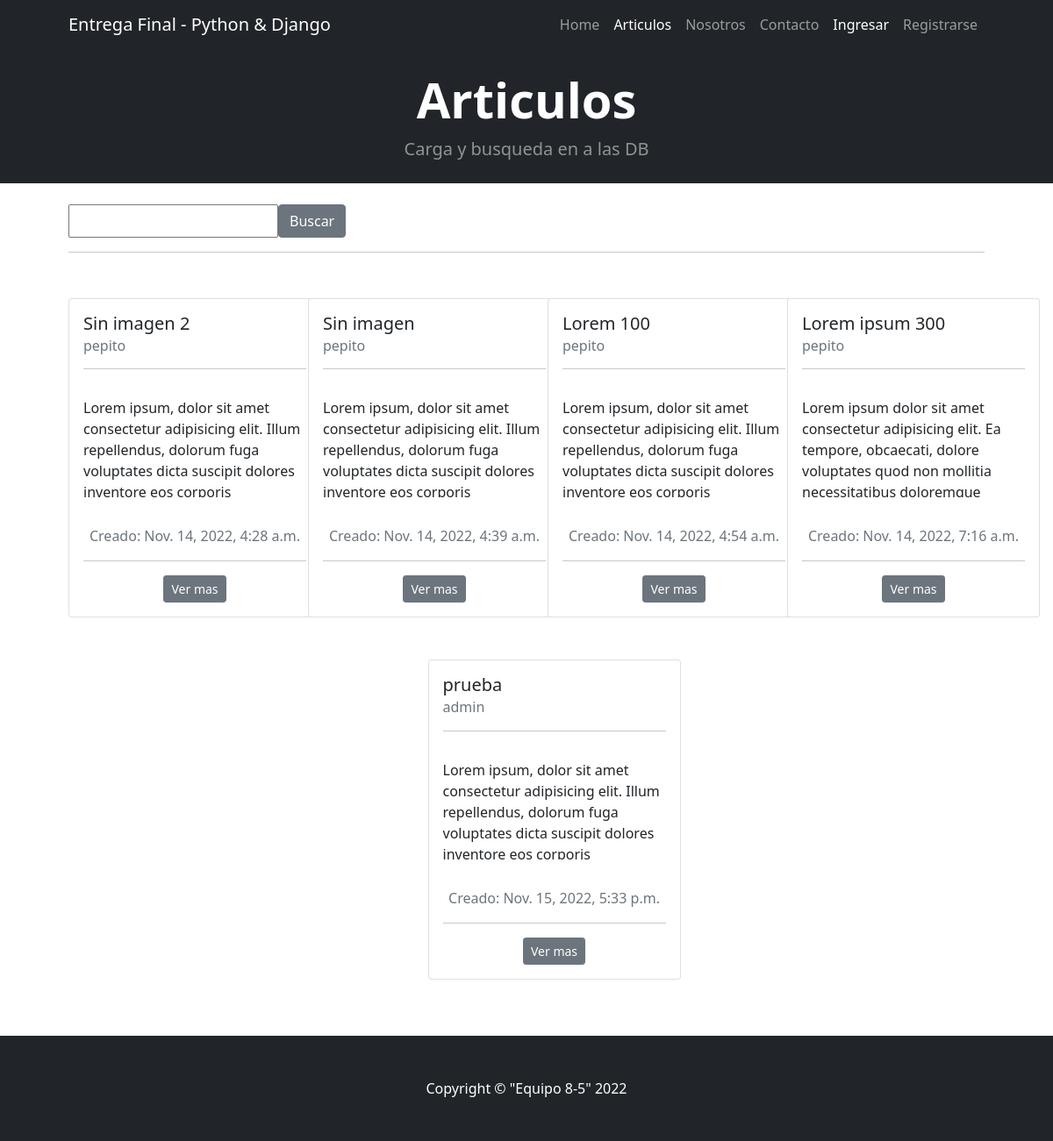
Before: /items/ with the older database file.
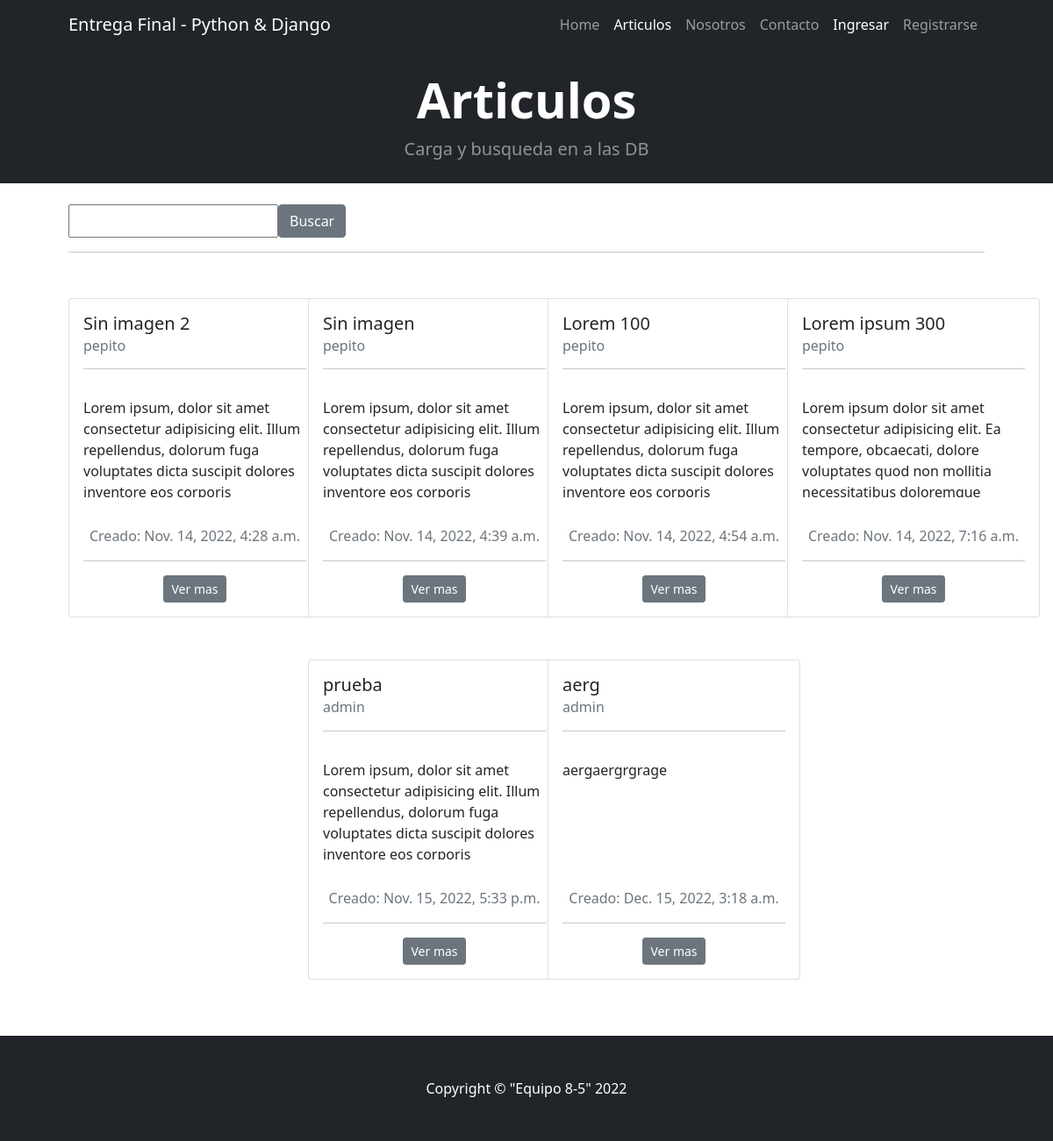
After: the same page with the newer database file.
### items/models.py (models this page shows, shortened)
class New(models.Model):
    tittle = models.CharField(max_length=25)
    body = RichTextField(blank=True, null=True)
    creation_date = models.DateTimeField(auto_now_add=True, blank=True, null=True)
    owner_name = models.ForeignKey(User, on_delete=models.CASCADE)
    image = models.ImageField(upload_to='images/', blank=True, null=True)

### items/views.py (the view)
# urls.py: path('', views.Items.as_view(), name='items'),
class Items(ListView):
    item = New
    template_name = 'items/items.html'
    def get_queryset(self):
        tittle = self.request.GET.get('tittle', '')
        if tittle:
            object_list = self.item.objects.filter(tittle__icontains=tittle)
        else:
            object_list = self.item.objects.all()
        return object_list
    def get_context_data(self, **kwargs):
        context = super().get_context_data(**kwargs)
        context["form"] = SearchNewsForms()
        return context

### items/forms.py
class SearchNewsForms(forms.Form):
    tittle = forms.CharField(max_length=20, label="")

### items/templates/items/items.html (shortened to what this page needs)
{% extends 'bases/base.html' %}
{% block active-page %}
<ul class="navbar-nav ms-auto mb-2 mb-lg-0">
    <li class="nav-item"><a class="nav-link" href={% url 'index' %}>Home</a></li>
    <li class="nav-item"><a class="nav-link  active" aria-current="page" href={% url 'items' %}>Articulos</a></li>
    <li class="nav-item"><a class="nav-link" href={% url 'about' %}>Nosotros</a></li>
    <li class="nav-item"><a class="nav-link" href={% url 'contact' %}>Contacto</a></li>
    {% if request.user.is_authenticated %}
        <li class="nav-item"><a class="nav-link active text-decoration-underline" href={% url 'profile' %}>Hola {{request.user.username}}!</a></li>
        <li class="nav-item"><a class="nav-link" href={% url 'logout' %}>Cerrar Sesion</a></li>
    {% else %}
        <li class="nav-item"><a class="nav-link active" href={% url 'login' %}>Ingresar</a></li>
        <li class="nav-item"><a class="nav-link" href={% url 'register' %}>Registrarse</a></li>
    {% endif %}
</ul>
{% endblock active-page %}
{% block content-block %}
<header class="bg-dark py-3">
    <div class="container px-4 px-lg-5 my-2">
        <div class="text-center text-white">
            <h1 class="display-4 fw-bolder">Articulos</h1>
            <p class="lead fw-normal text-white-50 mb-0">Carga y busqueda en a las DB</p>
        </div>
    </div>
</header>
<section class="py-3">
    <div class="container px-lg-5 my-2">
        <form action={% url 'items' %} method="GET" class="d-flex">
            {{ form }}
            <button class="btn btn-secondary" type="submit">Buscar</button>
        </form>
        <hr>
    </div>
</section>
<section class="py-3">
    <div class="container px-4 px-lg-5 mt-1">
        <div class="row gx-4 gx-lg-5 row-cols-2 row-cols-md-3 row-cols-xl-4 justify-content-center">
            {% if object_list %}
                {% for item in object_list %}
                    <div class="col mb-5">
                        <div class="card" style="width: 18rem;">
                            <div class="card-body mb-0">
                                <h5 class="card-title">{{ item.tittle }}</h5>
                                <h6 class="card-subtitle mb-2 text-muted">{{ item.owner_name }}</h6>
                                <hr>
                                <div class="card-body-text overflow-hidden mt-0 overflow-hidden" style="height: 130px;">
                                    <p>{{ item.body|safe }}</p>
                                </div>
                            </div>
                            <div class="card-body text-center mt-0">
                                <p class="card-text text-muted">Creado: {{ item.creation_date}}</p>
                                <hr>
                                <a class="btn btn-sm btn-secondary" href={% url 'read' item.pk %}>Ver mas</a>
                            </div>
                        </div>
                    </div>
                {% endfor %}
            {% endif %}
        </div>
    </div>
</section>
{% endblock content-block %}

Changed rows visible on the page:
added New: tittle "aerg", owner_name "admin", body "aergaergrgrage", creation_date "Dec. 15, 2022, 3:18 a.m."
